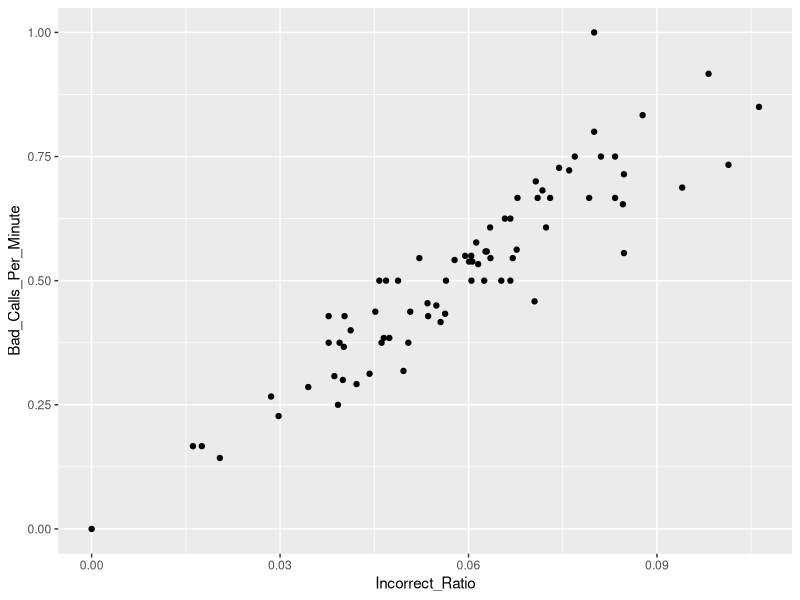

The R source for this figure: (Note: this script raises an error after producing the figure.)
library(tidyverse)
game_data = read_csv("GameReports.csv")
ref_df = read_csv("AllRefsAllGames.csv")

calls= game_data %>% group_by(game_id) %>%
  summarize(minutes = length(unique(PeriodName))*2,
            ICs = sum(CallRatingName=="IC")+sum(CallRatingName=="INC"),
            CCs = sum(CallRatingName=="CC")+sum(CallRatingName=="CNC"))


ref_scores=calls  %>% mutate(across(ICs:CCs, function(x)replace_na(x, 0)))%>% left_join(ref_df) %>%
  group_by(Ref) %>%
  summarize(Games_with_Reports=n(), 
            Minutes = sum(minutes),
            Missed_Calls = sum(ICs),
            #Missed_Calls_Per_Game = Missed_Calls/Games_with_Reports,
            Total_Calls= sum(ICs+CCs),
            Incorrect_Ratio=Missed_Calls/Total_Calls,
            Bad_Calls_Per_Minute = Missed_Calls/Minutes) %>%
  arrange(desc(Bad_Calls_Per_Minute)) %>%
  mutate(League_Rank=nrow(.):1, Ref=(fct_inorder(Ref)))

ggplot(ref_scores, aes(x=Incorrect_Ratio, y=Bad_Calls_Per_Minute))+
  geom_point()

ref_scores %>% filter(Ref %in% our_refs )


#our_refs = c("Sean Corbin", "Michael Smith", "Brandon Adair")

ref_scores %>% slice(78:58)%>%
  ggplot(aes(y=Ref, x=Bad_Calls_Per_Minute))+geom_col()+
  ggtitle("Best Refs in the League", subtitle="As of March 10, 2021")+
  xlab("Bad calls / minute")+
  theme_minimal()+
  theme(legend.position = "bottom")
